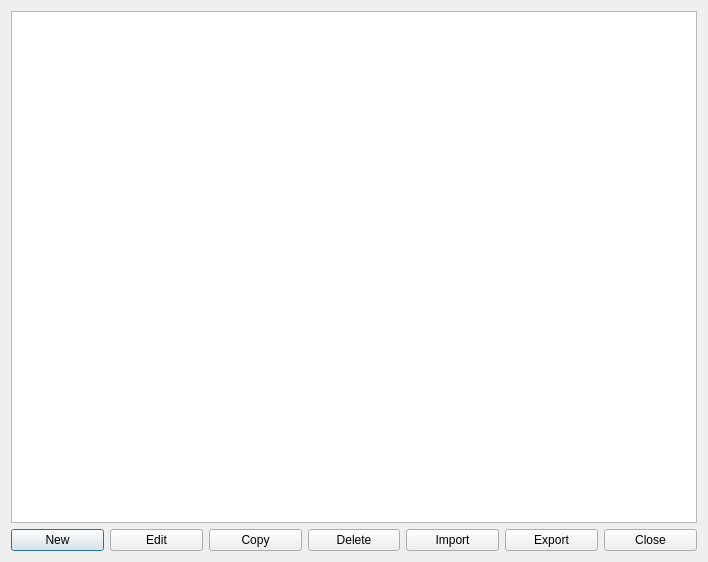
<?xml version="1.0" encoding="UTF-8"?>
<ui version="4.0">
 <class>ManageThemeListWindow</class>
 <widget class="QDialog" name="ManageThemeListWindow">
  <property name="geometry">
   <rect>
    <x>0</x>
    <y>0</y>
    <width>708</width>
    <height>562</height>
   </rect>
  </property>
  <property name="windowTitle">
   <string>Manage custom themes</string>
  </property>
  <layout class="QVBoxLayout" name="verticalLayout">
   <item>
    <widget class="QListWidget" name="themeListWidget"/>
   </item>
   <item>
    <layout class="QHBoxLayout" name="horizontalLayout">
     <item>
      <widget class="QPushButton" name="newButton">
       <property name="text">
        <string>New</string>
       </property>
      </widget>
     </item>
     <item>
      <widget class="QPushButton" name="editButton">
       <property name="text">
        <string>Edit</string>
       </property>
      </widget>
     </item>
     <item>
      <widget class="QPushButton" name="copyButton">
       <property name="text">
        <string>Copy</string>
       </property>
      </widget>
     </item>
     <item>
      <widget class="QPushButton" name="deleteButton">
       <property name="text">
        <string>Delete</string>
       </property>
      </widget>
     </item>
     <item>
      <widget class="QPushButton" name="importButton">
       <property name="text">
        <string>Import</string>
       </property>
      </widget>
     </item>
     <item>
      <widget class="QPushButton" name="exportButton">
       <property name="text">
        <string>Export</string>
       </property>
      </widget>
     </item>
     <item>
      <widget class="QPushButton" name="closeButton">
       <property name="text">
        <string>Close</string>
       </property>
      </widget>
     </item>
    </layout>
   </item>
  </layout>
 </widget>
 <resources/>
 <connections/>
</ui>
